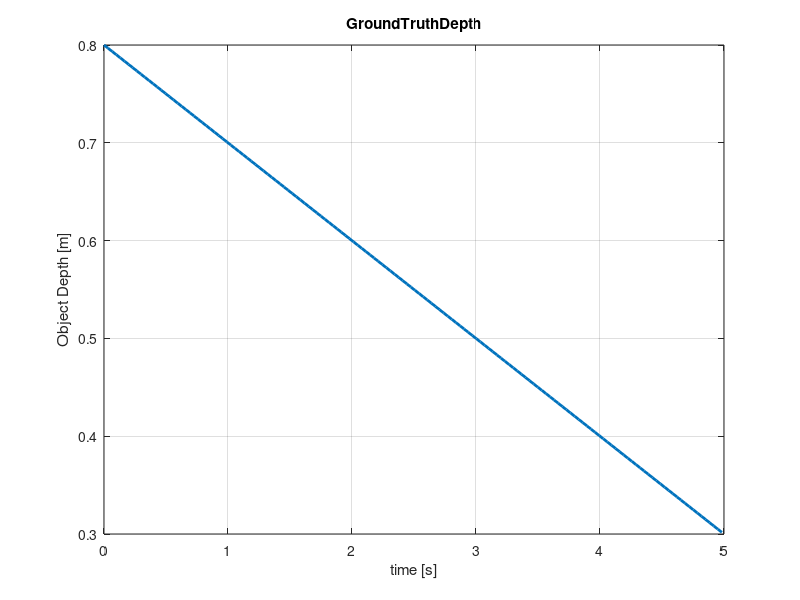
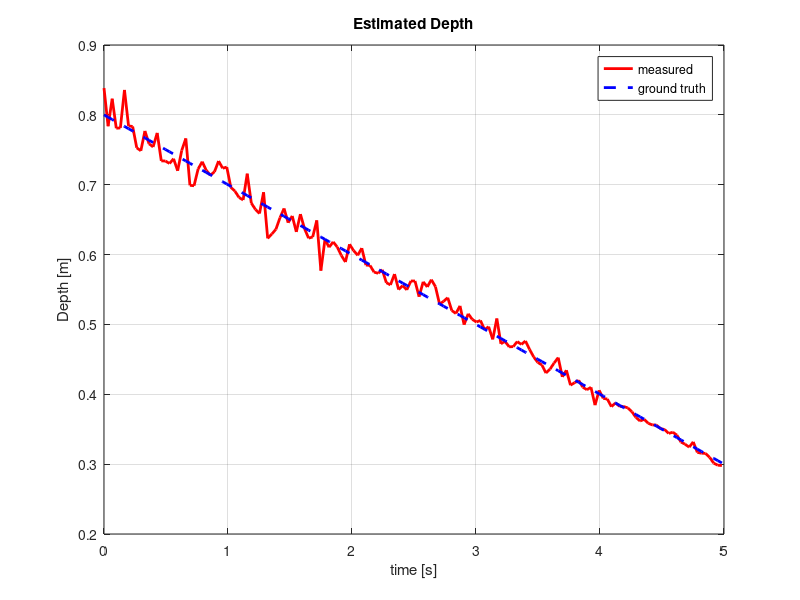
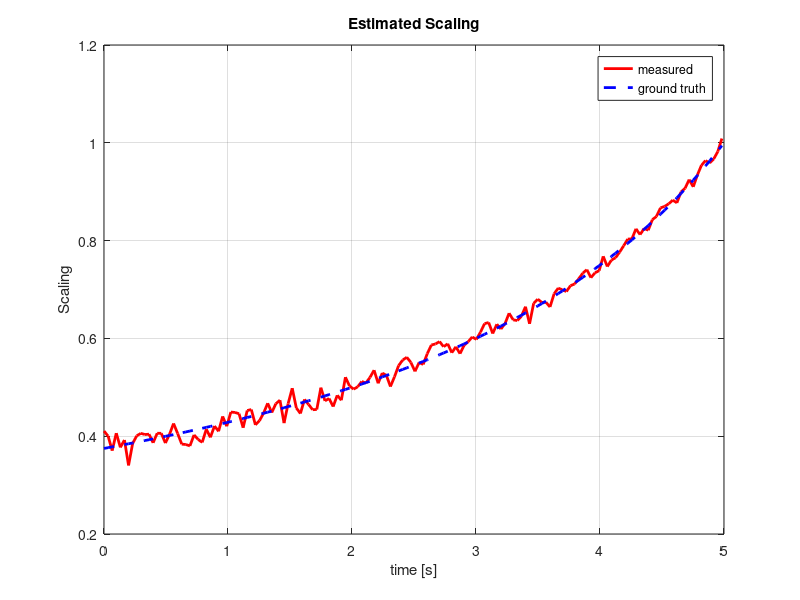
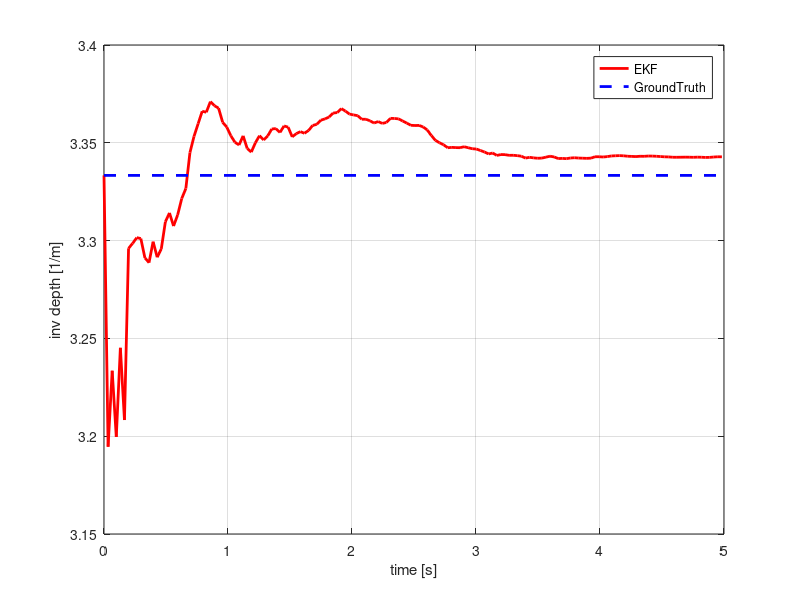

MATLAB code to generate these figures, in order:

clear all
close all

set(0, 'DefaultLineLineWidth', 2) 

%% config
%true depth
% sampling time 
ST = 0.033 %33ms
END = 5.0 % 5sec simulation
STEREO_NOISE_S = 1; % 1px sigma for stereo disparity noise
MONO_NOISE_S = 1; % 1?? sigma for monocular distance estimation noise

%% make ground truth data 
t = (0:ST:END).'; %time 
len = size(t,1);
freq =0.4;
Z = 0.3 + 0.1*sin(2*pi*freq*t);% 300mm +- 100mm
VZ = 2*pi*freq*0.1*cos(2*pi*freq*t);
Z = 0.8 - 0.1*t;% 300mm +- 100mm
VZ = -0.1+0*t;

%% Noisy Observation 
BF = 0.065*400; % base line * focal length
StereoNoise = STEREO_NOISE_S * randn(length(t),1);
Disp = BF./Z + StereoNoise;


mDisp = Disp;
INFF = 1000000000;
mDisp(mDisp>BF/0.275) = INFF;

figure(1);
plot(t,Z)
title('GroundTruthDepth')
xlabel('time [s]')
ylabel('Object Depth [m]')
grid on;
figure(2)
plot(t,BF./mDisp,'r',t,Z,'b--')
title('Estimated Depth')
xlabel('time [s]')
ylabel('Depth [m]')
legend('measured','ground truth')
grid on;

%% Noisy Monocluar Obserbation
Z0 = 0.3 % the real distance template is taken
IMG_SIZE = 600/2% 300 times 300 pix template
MonoNoise = MONO_NOISE_S*randn(length(t),1); % sigma = 1px image noise 
Snoise = 2./(Z0./Z * IMG_SIZE).* MonoNoise;
Scale = Z0./Z + Snoise;

figure(3);
plot(t,Scale,'r',t,Z0./Z,'b--')
title('Estimated Scaling')
xlabel('time [s]')
ylabel('Scaling')
legend('measured','ground truth')
grid on;

%% system matrix
A = [ 1,0,0;0,1,ST;0,0,1];
B = [0; ST^2/2; ST];
Q = B*B.';
% Measurment Covariance
R1 = STEREO_NOISE_S;
R2 = 5;

%% init
Pinit = diag([100,100,100]);
lam0 = 1/Z0;
Xinit = [lam0 Z(1) VZ(1)];

P = zeros(3,3,length(t));
X = zeros(3,length(t));
KG = zeros(3,2,length(t));
P(:,:,1) = Pinit;
X(:,1) = Xinit;

%%
BF_ = BF;
for i=2:length(t)
    % Estimate
    Xhat = A * X(:,i-1);
    Phat = A*P(:,:,i-1)*A.' + Q;

    
    
    
    % Switch value
    if mDisp(i)== INFF
        R1_ = INFF*INFF; mD=0;
    else
        R1_ = R1; mD = mDisp(i);        
    end
    %H1 = [0 -BF_/Xhat(2)/Xhat(2) 0];
    %H1 = [0 -mD/Xhat(2) 0];
    H1 = [0 -mD^2/BF_ 0];

    H2 = [Xhat(2) Xhat(1) 0];
    
    Kgain = Phat * H2.' / (H2*Phat*H2.'+R2);
    % update 2
    Xhat2 =  Xhat + Kgain*(1/Scale(i) - Xhat(1)*Xhat(2));
    Phat2 = (eye(3) - Kgain*H2)*Phat;

    
    % KF gain
    Kgain2 = Phat2 * H1.' / (H1*Phat2*H1.'+R1_);
    % update
    Xnew =  Xhat2 + Kgain2*(mDisp(i) - BF_/Xhat2(2));
    Pnew = (eye(3) - Kgain2*H1)*Phat2 ;

    % KF gain2
%     if mDisp(i)== INFF
%         H2 = [0 Xhat2(1) 0];
%     else
%         H2 = [Xhat2(2) Xhat2(1) 0];
%     end
    X(:,i) = Xnew;
    P(:,:,i) = Pnew;
    KG(:,1,i)=Kgain;
    KG(:,2,i)=Kgain2;
end


%% figure
figure(4)
plot(t,X(1,:).','r',[t(1) t(len)],[1/Z0 1/Z0],'b--')
xlabel('time [s]')
ylabel('inv depth [1/m]')
grid on
legend('EKF','GroundTruth');

figure(5)
plot(t,X(2,:).','r',t,BF./mDisp,'b--',t,Z,'g-.')
xlabel('time [s]')
ylabel('depth [m]')
grid on
legend('EKF','Stereo Only','Ground Truth');


EZ=BF./mDisp;
EVZ = (EZ(2:len) - EZ(1:len-1) )/ST;
figure(6)
plot(t,X(3,:).','r',t(1:len-1),EVZ,'b--',t,VZ,'g-.')
xlabel('time [s]')
ylabel('speed of depth [m/s]')
grid on
legend('EKF','Stereo Only','Ground Truth');

%%
figure(7)
plot(t,squeeze(KG(:,1,:)),'-',t,squeeze(KG(:,2,:)),'--')
xlabel('time [s]')
ylabel('speed of depth [m/s]')
grid on
